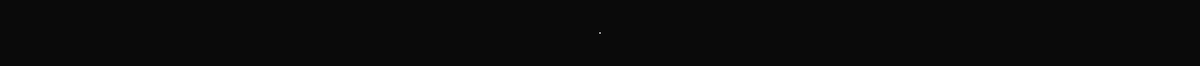
Frame 1 (no input)
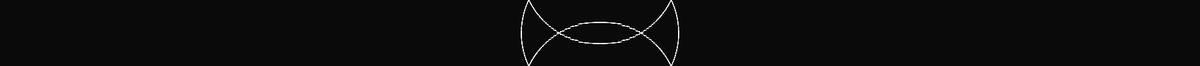
Frame 60 (the mouse pressed at the canvas centre just before this capture)
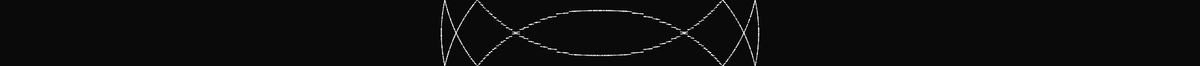
Frame 120 (the mouse held since frame 60 and released just before this capture)

The Processing sketch that drew these frames (run headless with seeded random() and noise(); from frame 60 on, the mouse is pressed at the canvas centre):

// Processing sketch: Particle_Simulation_2
// ── Particle_Simulation_2.pde
Particle[] particle;

void setup() {
  //fullScreen();
  size(1800, 100);
  noCursor();
  frameRate(60);
  background(20);

  particle = new Particle[6000];
  for( int i = 0; i < particle.length; i++ ) {
    particle[i] = new Particle();    
  }
}


void draw() {
  background(10);
  
   for( int i = 0; i < particle.length; i++ ) {
    particle[i].display();
    particle[i].motion();
  }
}

// ── particle.pde


class Particle {
  float speed;
  float x;
  float y;
  float vx;
  float vy;
  int d;

  Particle() {


    x = width/2;
    y = height/2;
    d = 1;
    speed = 2;
    float angle = random(TWO_PI);
    float s = random(speed, speed);
    vx = cos(angle) * s;
    vy = sin(angle) * s;
  }

  void display() {
    noStroke();
    ellipse(x, y, d, d);
  }

  void motion() {
    x += vx;
    y += vy;

    if (x > width) {
      x = 0;
    }

    if (x < 0) {
      x = width;
    }

    if (y > height) {
      y = 0;
    }

    if (y < 0) {
      y = height;
    }
  }
}
